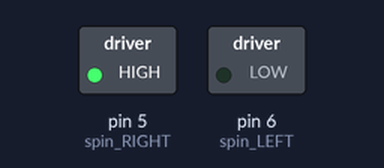
A sketch run on a simulated Arduino Uno, built with avr-gcc and run on an emulated ATmega328P. Shown: switched loads named in the sketch (green lamp = pin HIGH).

Above: at 0.7 s.
At 5.2 s:
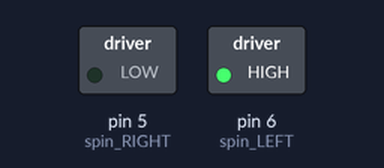
Timing chart, 0 to 6.9 s (numbered marks = the images above):
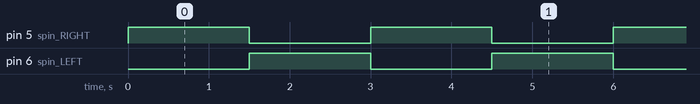

Measured:
- by itself, pin 5 (spin_RIGHT), pin 6 (spin_LEFT): alternates HIGH for 1.5 s and LOW for 1.5 s

The sketch:

DCMotor_new_H-Bridge.ino
```cpp
#define spin_RIGHT 5
#define spin_LEFT 6

void setup() {

  Serial.begin(9600);

}

void loop() {
  analogWrite(spin_RIGHT, 255);
  analogWrite(spin_LEFT, 0);

  delay(1500);

  analogWrite(spin_RIGHT, 0);
  analogWrite(spin_LEFT, 255);

  delay(1500);

}
```
